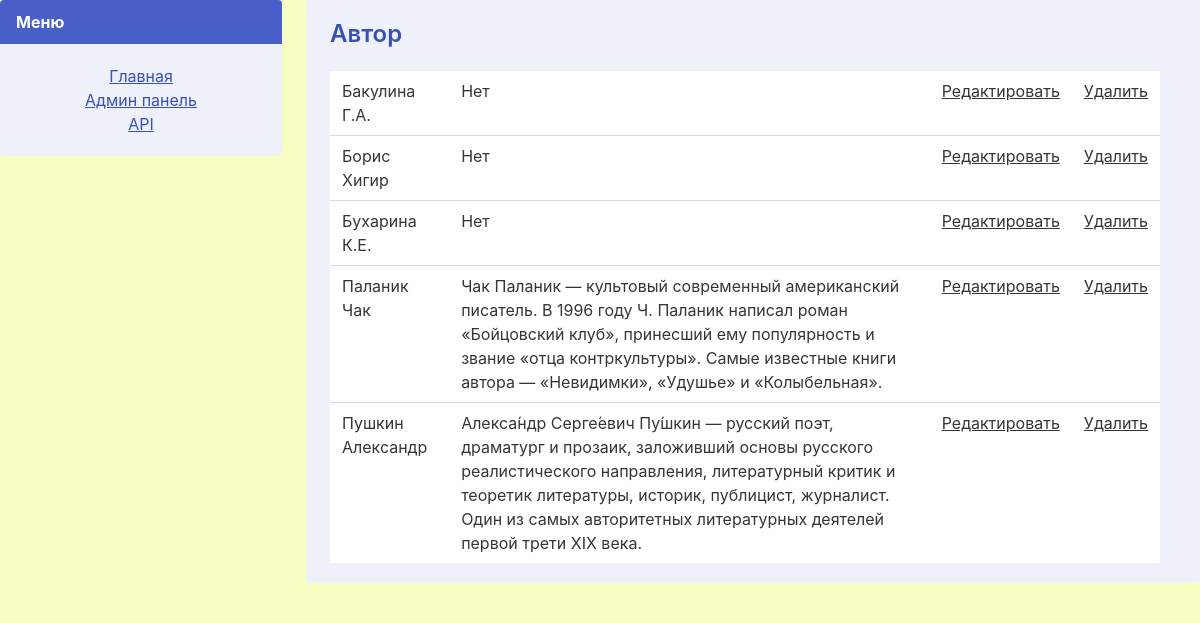
The page /workspace/author_list on the database its author committed.
### web_client/models.py (models this page shows, shortened)
class BaseModel(models.Model):
    name = models.CharField(max_length=250, unique=True,
                            verbose_name="имя/название")
    slug = models.SlugField(max_length=250, unique=True, verbose_name="URL")
    description = models.TextField()
    class Meta:
        abstract = True
        ordering = ('name',)

class Author(BaseModel):
    is_alive = models.BooleanField(default=True)

### web_client/views/workspace.py (the view)
# urls.py: path('workspace/author_list', views.author_list_to_edit, name='author_list'),
def author_list_to_edit(request):
    context = ContextFactory().get_context(HendlerName.AUTHOR_LIST_TO_EDIT, request)
    return render(request, "list_to_edit.html", context=context)

### core/context_factories.py (called while the page is built)
    def author_list_to_edit(self, request) -> dict:
        models = ReceiverData(model_name=ModelName.AUTHOR).get_all()
        url_interspersed = "author"
        title = "Автор"
        return {
            "models": models,
            "url_interspersed": url_interspersed,
            "title": title,
        }

### core/receive_data.py (called while the page is built)
    def get_all(self):
        return self.model.objects.all()

### web_client/templates/list_to_edit.html
{% extends "base.html" %}
{% block content %}
<div  class="notification is-link is-light" id="contetnt" >
    <p class="title is-4" >{{title}}</p>
    <table class="table">
        {% for item in models %}
            <tr>
                {% if item.name %}
                    <td>{{item.name}}</td>
                {% else %}
                    <td>{{item.title}}</td>
                {% endif %}
                <td>{{ item.description }}</td>
                <td> <a href="/{{url_interspersed}}_edit/{{item.slug}}"> Редактировать </a></td>
                <td> <a href="/{{url_interspersed}}_delite/{{item.slug}}"> Удалить </a></td>
            </tr>
        {% endfor %}
    </table>
</div>
{% endblock %}

### web_client/static/css/main.css (style rules this page uses)
body { background-color: rgb(246, 255, 193); background-size: 100%; min-height: 1000px; }

### rows shown on the page
Author: name "Бакулина Г.А.", description "Нет"
Author: name "Борис Хигир", description "Нет"
Author: name "Бухарина К.Е.", description "Нет"
Author: name "Паланик Чак", description "Чак Паланик — культовый современный американский писатель. В 1996 году Ч. Паланик написал роман «Бойцовский клуб», принесший ему популярность и звание «отца контркультуры». Самые известные книги автора — «Невидимки», «Удушье» и «Колыбельная»."
Author: name "Пушкин Александр", description "Алекса́ндр Серге́евич Пу́шкин — русский поэт, драматург и прозаик, заложивший основы русского реалистического направления, литературный критик и теоретик литературы, историк, публицист, журналист. Один из самых авторитетных литературных деятелей первой трети XIX века."

### other values the page prints
{{ title }} "Автор"
